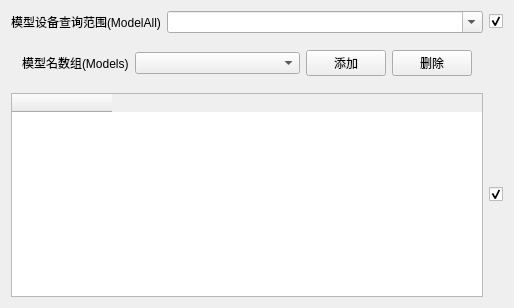
<?xml version="1.0" encoding="UTF-8"?>
<ui version="4.0">
 <class>CTcpEdgeTestDataView_ModelDevRead</class>
 <widget class="QWidget" name="CTcpEdgeTestDataView_ModelDevRead">
  <property name="geometry">
   <rect>
    <x>0</x>
    <y>0</y>
    <width>514</width>
    <height>308</height>
   </rect>
  </property>
  <property name="windowTitle">
   <string>CTcpEdgeTestDataView_TimeReadReq</string>
  </property>
  <layout class="QGridLayout" name="gridLayout">
   <item row="0" column="1">
    <widget class="QComboBox" name="_ModelAll_">
     <property name="sizePolicy">
      <sizepolicy hsizetype="Expanding" vsizetype="Fixed">
       <horstretch>0</horstretch>
       <verstretch>0</verstretch>
      </sizepolicy>
     </property>
     <property name="editable">
      <bool>true</bool>
     </property>
    </widget>
   </item>
   <item row="1" column="0" colspan="2">
    <widget class="QWidget" name="widget" native="true">
     <layout class="QHBoxLayout" name="horizontalLayout_2">
      <item>
       <widget class="QLabel" name="label_2">
        <property name="text">
         <string>模型名数组(Models)</string>
        </property>
       </widget>
      </item>
      <item>
       <widget class="QComboBox" name="cbbModels">
        <property name="sizePolicy">
         <sizepolicy hsizetype="Expanding" vsizetype="Fixed">
          <horstretch>0</horstretch>
          <verstretch>0</verstretch>
         </sizepolicy>
        </property>
       </widget>
      </item>
      <item>
       <widget class="QPushButton" name="btnAdd">
        <property name="text">
         <string>添加</string>
        </property>
        <property name="icon">
         <iconset>
          <normaloff>:/Resources/add.png</normaloff>:/Resources/add.png</iconset>
        </property>
       </widget>
      </item>
      <item>
       <widget class="QPushButton" name="btnDelete">
        <property name="text">
         <string>删除</string>
        </property>
        <property name="icon">
         <iconset>
          <normaloff>:/Resources/delete.png</normaloff>:/Resources/delete.png</iconset>
        </property>
       </widget>
      </item>
     </layout>
    </widget>
   </item>
   <item row="0" column="2">
    <widget class="QCheckBox" name="__ModelAll__">
     <property name="text">
      <string/>
     </property>
     <property name="checked">
      <bool>true</bool>
     </property>
    </widget>
   </item>
   <item row="0" column="0">
    <widget class="QLabel" name="label_4">
     <property name="text">
      <string>模型设备查询范围(ModelAll)</string>
     </property>
    </widget>
   </item>
   <item row="2" column="0" colspan="2">
    <widget class="QTableWidget" name="_Models_">
     <property name="minimumSize">
      <size>
       <width>0</width>
       <height>200</height>
      </size>
     </property>
     <column>
      <property name="text">
       <string/>
      </property>
     </column>
    </widget>
   </item>
   <item row="2" column="2">
    <widget class="QCheckBox" name="__Models__">
     <property name="text">
      <string/>
     </property>
     <property name="checked">
      <bool>true</bool>
     </property>
    </widget>
   </item>
  </layout>
 </widget>
 <layoutdefault spacing="6" margin="11"/>
 <resources>
  <include location="../../../../TcpEdgeServer/TcpEdgeServer.qrc"/>
 </resources>
 <connections/>
</ui>
